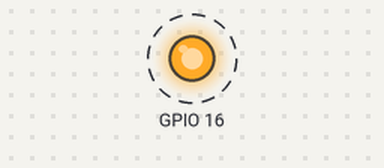
This sketch was run on a simulated ESP8266 (NodeMCU). Shown: output pins drawn as LEDs (lit = HIGH). Dashed ring = blinking.

Above: at 0.5 s.
Timing chart, 0 to 4.6 s (numbered marks = the images above):
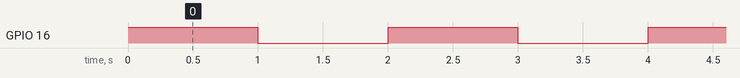

The sketch:

Blink.ino
```cpp
#include <Arduino.h> // For Atom Editor

void setup() {
  // ESP8266 Pin 16, ESP32 Pin13
  pinMode(16, OUTPUT);
}

// the loop function runs over and over again forever
void loop() {
  digitalWrite(16, HIGH);   // turn the LED on (HIGH is the voltage level)
  delay(1000);                       // wait for a second
  digitalWrite(16, LOW);    // turn the LED off by making the voltage LOW
  delay(1000);                       // wait for a second
}
```

Measured:
- by itself, GPIO 16: alternates HIGH for 1.0 s and LOW for 1.0 s
